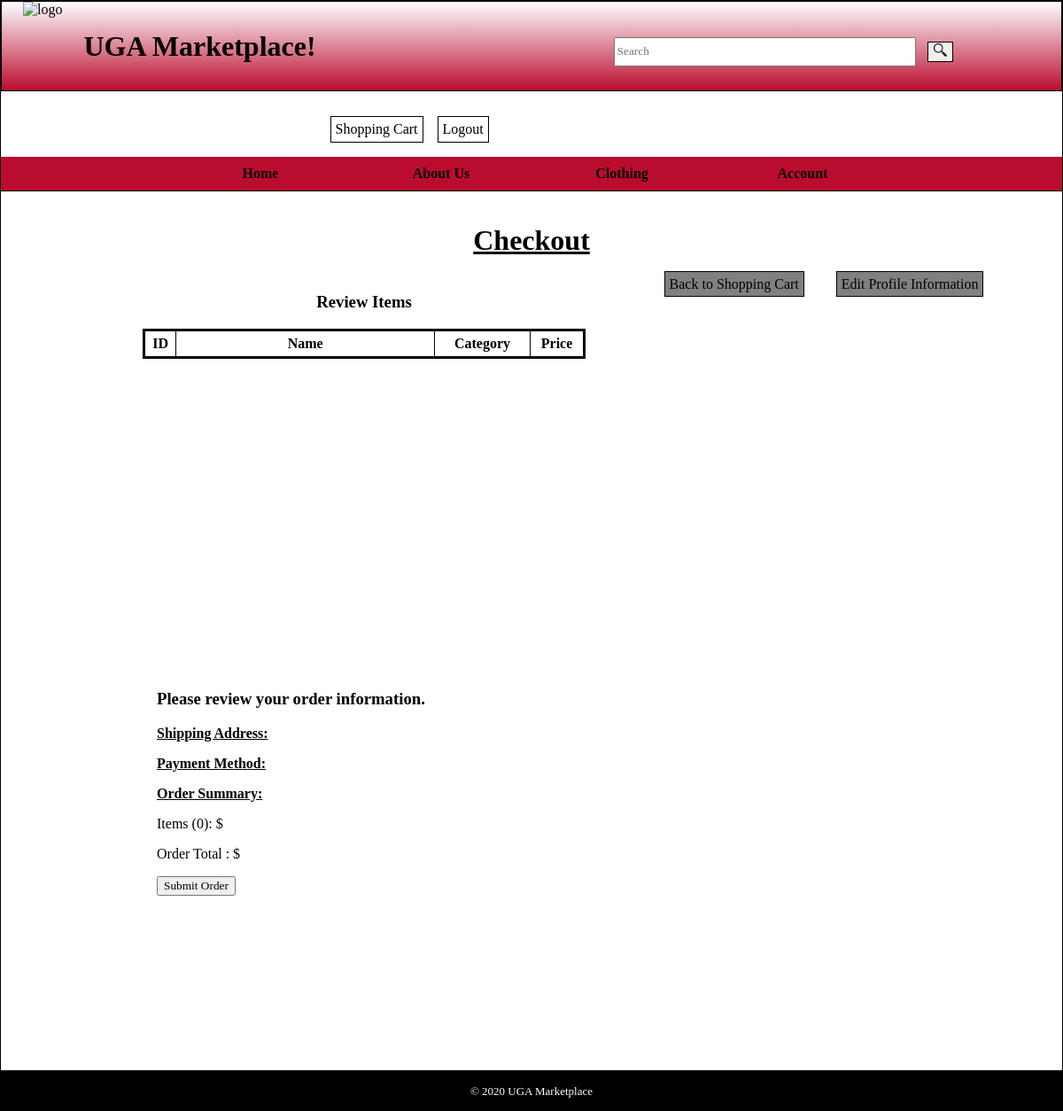
The page /checkout.php (signed in) on the database as committed earlier.
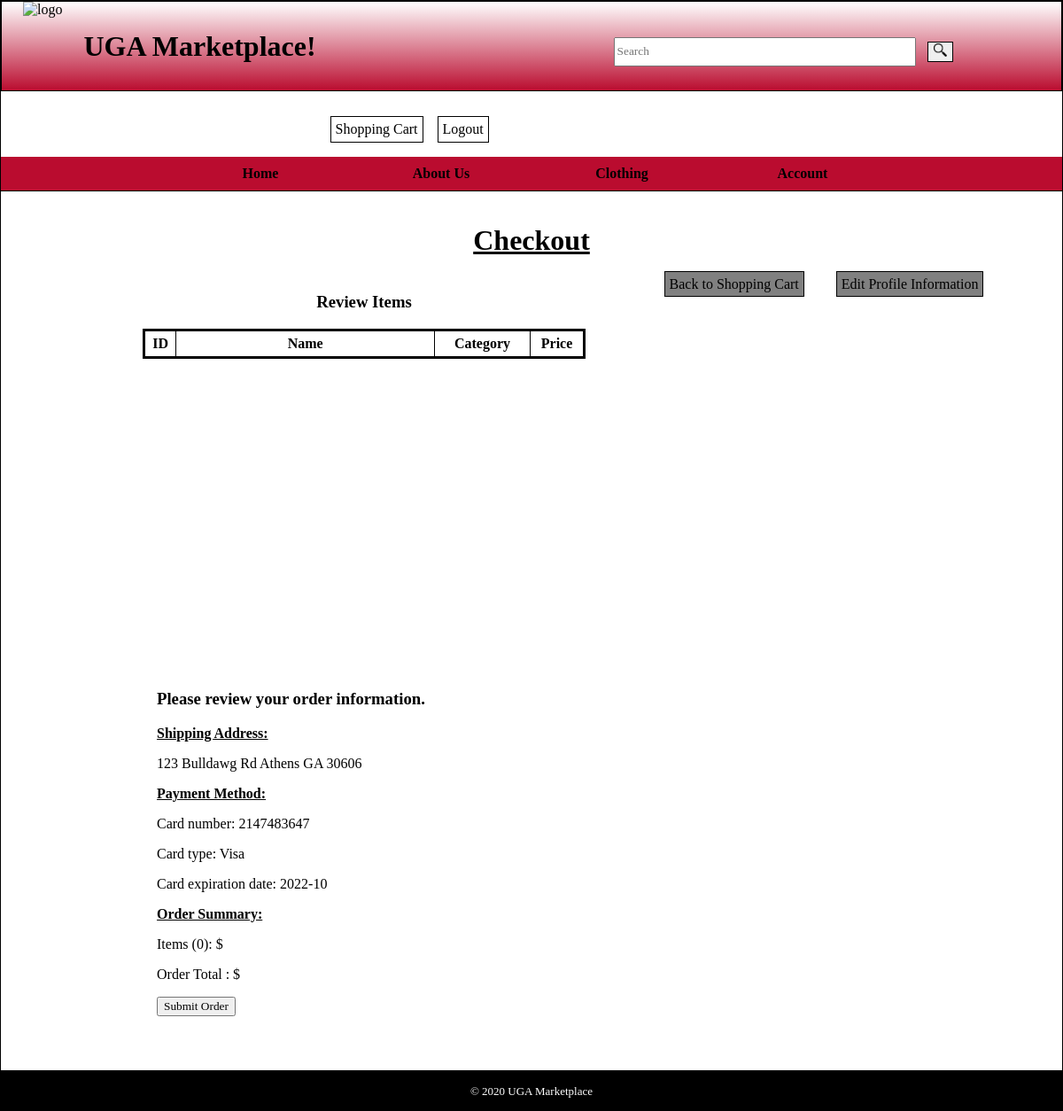
The same page on the database as committed later.
### tables this page shows
CREATE TABLE `profile` (
  `user_id` int(11) NOT NULL AUTO_INCREMENT,
  `streetAddr` varchar(45) DEFAULT NULL,
  `city` varchar(45) DEFAULT NULL,
  `state` varchar(45) DEFAULT NULL,
  `zip` int(11) DEFAULT NULL,
  FOREIGN KEY(`user_id`) REFERENCES `user`(`user_id`)
);

CREATE TABLE `paymentcard` (
  `user_id` int(11) NOT NULL AUTO_INCREMENT,
  `cardNumber` int(11) DEFAULT NULL,
  `type` varchar(45) DEFAULT NULL,
  `expDate` varchar(45) DEFAULT NULL,
  FOREIGN KEY (`user_id`) REFERENCES `user`(`user_id`)
);

### checkout.php (the view, shortened to what this page needs)
<?php
    include('database.php');
    if(!isset($_SESSION['flag']) || $_SESSION['flag'] != 1) {
        header("Location: sign_in.php");
    }
    else {
        $user = $_SESSION['username'];
        $password = $_SESSION['password'];
        $query = "SELECT * FROM user
                    WHERE username='$user' AND password='$password'";
        $statement = $db->prepare($query);
        $statement->execute();
        $data = $statement->fetch();
        $userID = $data['user_id'];
        $query2="SELECT SUM(price)
                 FROM contains INNER JOIN product ON contains.product_id=product.product_id
                 WHERE shoppingCart_id=
                    (SELECT shoppingCart_id
                     FROM `shopping cart`
                     WHERE user_id='$userID')";
        $s=$db->prepare($query2);
        $s->execute();
        $sum=$s->fetch();
        $priceSum=$sum['SUM(price)'];
        $query3="SELECT streetAddr,city,state,zip
                 FROM profile
                 WHERE user_id='$userID'";
        $addr=$db->query($query3);
        $query4="SELECT cardNumber,type,expDate
                 FROM paymentcard
                 WHERE user_id='$userID'";
        $card=$db->query($query4);
        $query5="SELECT COUNT(contains.product_id)
                 FROM contains INNER JOIN product ON contains.product_id=product.product_id
                 WHERE shoppingCart_id=
                    (SELECT shoppingCart_id
                     FROM `shopping cart`
                     WHERE user_id='$userID')";
        $count=$db->prepare($query5);
        $count->execute();
        $prodCount=$count->fetch();
        $num=$prodCount['COUNT(contains.product_id)'];
    }
?>
<!DOCTYPE html>
<html lang="en">
    <head>
        <link rel="stylesheet" href="css/checkout_stylesheet.css">
    </head>
    <body>
        <header>
            <a href="index.php"><img id="imageheader" src="images/UGA_logo.png" height="95" alt="logo"></a>
            <h1 id="title">UGA Marketplace!</h1>
            <form id="searchBarForm" action="searchResults.php" method="GET">
                <input type="text" id="searchBar" name="search" placeholder="Search">
                <button type="submit" id="searchButton"><img src="images/magnifying_glass.png" height="15" width="15"></button>
            </form>
            <p class="headerLinks" id="shoppingCart"><a href="shopping_cart.php" >Shopping Cart</a></p>
            <?php
                if(!isset($_SESSION['flag']) || $_SESSION['flag'] != 1) { ?>
            <p class="headerLinks" id="signIn"><a href="sign_in.php" >Sign In</a></p>
            <?php
                }
                else { ?>
            <p class="headerLinks" id="signIn"><a href="logout.php" >Logout</a></p>
            <?php
                }
            ?>
        </header>
        <nav id="nav_list">
                <ul>
                    <li><a href="index.php">Home</a></li>
                    <li><a href="about_us.php">About Us</a></li>
                    <li class="noHighlight">Clothing
                    </li>
                    <li class="noHighlight">Account
                    </li>
                </ul>
        </nav>
        <main>
            <h1 class="underline"><b>Checkout</b></h1>
            <aside>
            <h3><b>Review Items</b></h3>
                <table id="cart">
                    <tr>
                    <th width="25px">ID</th>
                    <th width="300px">Name</th>
                    <th width="100px">Category</th>
                    <th width="50px">Price</th>
                </table>
            </aside>
            <aside id="orderReview">
                <h3>Please review your order information.</h3>
                <p class="underline"><b>Shipping Address:</b></p>
                <?php foreach($addr as $a):?>
                    <?php echo $a['streetAddr']?>
                    <?php echo $a['city']?>
                    <?php echo $a['state']?>
                    <?php echo $a['zip']?>
                <?php endforeach;?>
                <p class="underline"><b>Payment Method:</b></p>
                <?php foreach($card as $c):?>
                    <p>Card number: <?php echo $c['cardNumber']?></p>
                    <p>Card type: <?php echo $c['type']?></p>
                    <p>Card expiration date: <?php echo $c['expDate']?></p>
                <?php endforeach;?>
                <p class="underline"><b>Order Summary:</b></p>
                <p>Items (<?php echo $num?>): $<?php echo $priceSum?></p>
                <p>Order Total : $<?php echo $priceSum?></p>
                <form action="submitOrder.php" method="post">
                    <input type="submit" value="Submit Order">
                </form>
            </aside>
            <div id="links">
                <p class="link" id="link1"><a href="shopping_cart.php">Back to Shopping Cart</a></p>
                <p class="link" id="link2"><a href="edit_profile.php">Edit Profile Information</a></p>
            </div>
        </main>
        <footer>
            <p>&copy; 2020 UGA Marketplace</p>
        </footer>
    </body>
</html>

Rows that differ between the two databases and show on the page:
added profile: streetAddr "123 Bulldawg Rd", city "Athens", state "GA", zip "30606"
added paymentcard: cardNumber "2147483647", type "Visa", expDate "2022-10"
